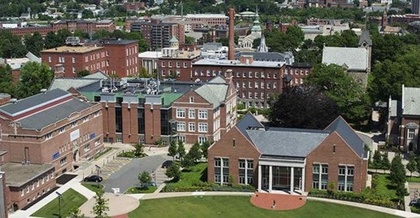
%> input picture HW3/week3/images/input_images/WPI_campus.jpeg, 420 x 218 px, shrunk from 516 x 268 before the run
$ octave thresholding.m   (GNU Octave 9; MATLAB toolbox functions it lacks are replaced by stand-ins)
%> lines starting %> are read from the running program, lines starting %| are printed output that depends on the picture; in (x1, y1, x2, y2) boxes, pixels count from 0 and x2, y2 are one past the last pixel; in counts of white or black regions, pixels touching at a corner belong together; the program's own positions count from 1
close all;
clear all;
clc;

I_color = imread("input_images/WPI_campus.jpeg");
%> I_color is the input picture: size 218x420x3 uint8; mean R, G, B 105.4, 103, 90.7
I = rgb2gray(I_color);
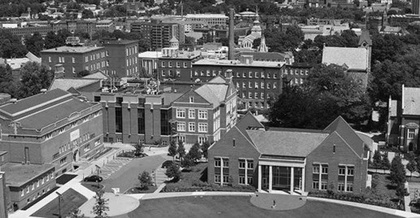
%> I: size 218x420 uint8; min 0, max 255, mean 102.3
[I_sx,I_sy] = size(I);
%> I_sx = 218; I_sy = 420
I_th = zeros(I_sx, I_sy);

th_bw = 200;

% Displays pixels brigter than th_bw as white

for x_i = 1:I_sx
    for y_i = 1:I_sy
        if(I(x_i,y_i)<th_bw)
            I_th(x_i,y_i) = 0;
        else
            I_th(x_i,y_i) = 255;
        end
    end
end
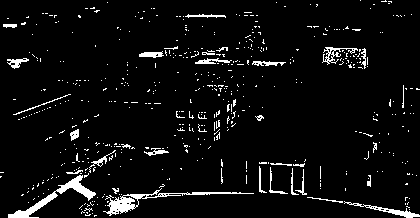
%> I_th: size 218x420 double; 5.3% white; 517 white regions (483 under 20 px), largest, box (x1, y1, x2, y2) and area: (103, 188, 254, 216) 684, (8, 175, 96, 218) 683, (344, 201, 420, 218) 260

imwrite(I_th,"output_images/image_bw_th.jpeg");

$ run again, with HW3/week3/images/input_images/building.jpeg copied over HW3/week3/images/input_images/WPI_campus.jpeg
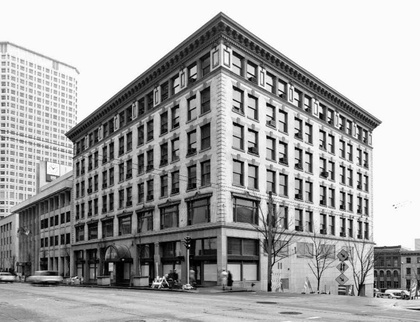
%> input picture HW3/week3/images/input_images/building.jpeg, 420 x 322 px, shrunk from 989 x 759 before the run
%> I_color is the input picture: size 322x420 uint8; min 0, max 255, mean 165.6
%> after the loop `for x_i = 1:I_sx`:
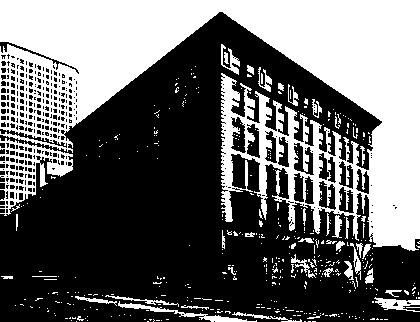
%> I_th: size 322x420 double; 40.2% white; 428 white regions (385 under 20 px), largest, box (x1, y1, x2, y2) and area: (0, 0, 420, 251) 47673, (0, 138, 73, 216) 1967, (118, 301, 257, 322) 511

$ run again, with HW3/week3/images/input_images/vegetables.jpeg copied over HW3/week3/images/input_images/WPI_campus.jpeg
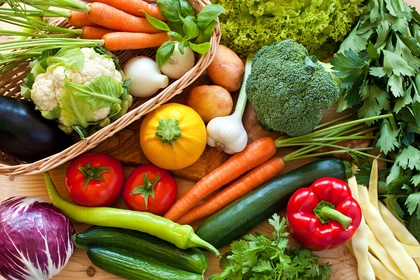
%> input picture HW3/week3/images/input_images/vegetables.jpeg, 420 x 280 px, shrunk from 1600 x 1067 before the run
%> I_color is the input picture: size 280x420x3 uint8; mean R, G, B 132, 112.5, 59.4
%> `I = rgb2gray(I_color);`:
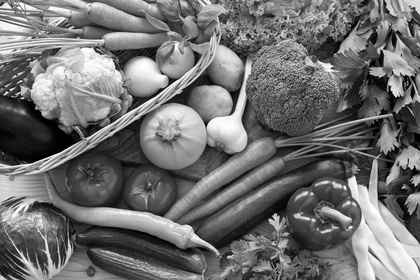
%> I: size 280x420 uint8; min 0, max 255, mean 112.3
%> after the loop `for x_i = 1:I_sx`:
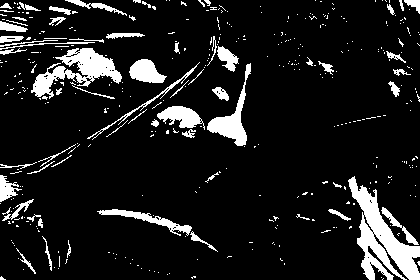
%> I_th: size 280x420 double; 11.1% white; 390 white regions (329 under 20 px), largest, box (x1, y1, x2, y2) and area: (348, 176, 420, 280) 2985, (31, 48, 122, 99) 1833, (207, 63, 251, 146) 991
